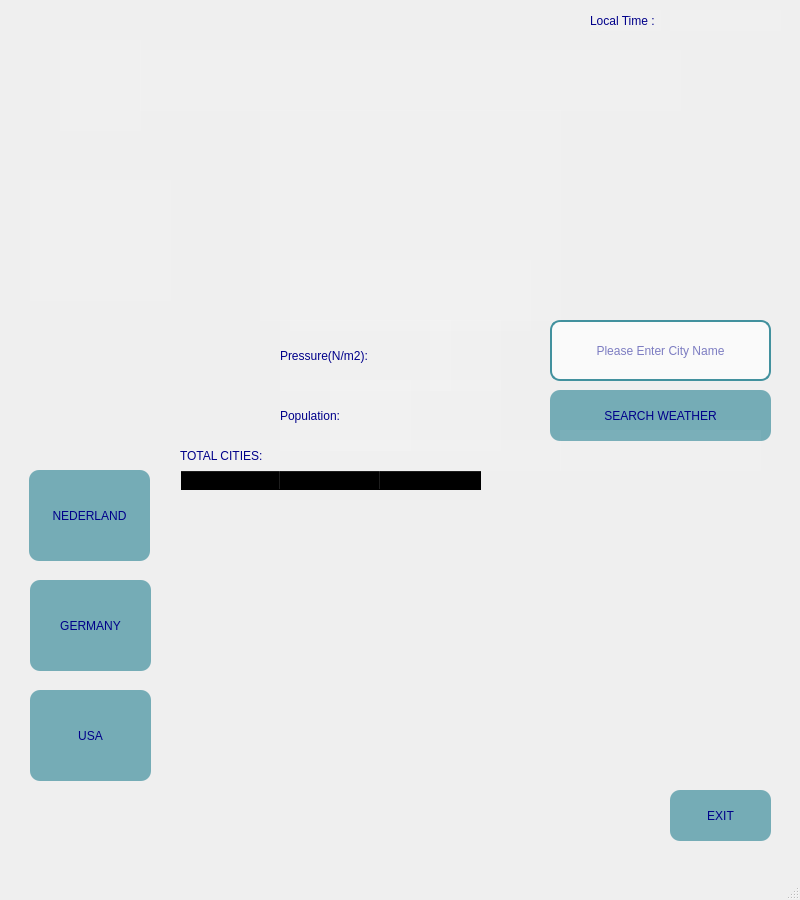
<?xml version="1.0" encoding="UTF-8"?>
<ui version="4.0">
 <class>MainWindow</class>
 <widget class="QMainWindow" name="MainWindow">
  <property name="geometry">
   <rect>
    <x>0</x>
    <y>0</y>
    <width>800</width>
    <height>900</height>
   </rect>
  </property>
  <property name="minimumSize">
   <size>
    <width>800</width>
    <height>900</height>
   </size>
  </property>
  <property name="maximumSize">
   <size>
    <width>141</width>
    <height>900</height>
   </size>
  </property>
  <property name="windowTitle">
   <string>MainWindow</string>
  </property>
  <property name="styleSheet">
   <string notr="true"/>
  </property>
  <widget class="QWidget" name="centralwidget">
   <widget class="QPushButton" name="but_nl">
    <property name="geometry">
     <rect>
      <x>29</x>
      <y>470</y>
      <width>121</width>
      <height>91</height>
     </rect>
    </property>
    <property name="styleSheet">
     <string notr="true">color: rgb(0, 0, 138);
background-color: rgb(66, 145, 158, 180);
font: 87 10pt &quot;Segoe UI Black&quot;;
border-radius: 10px;


</string>
    </property>
    <property name="text">
     <string>NEDERLAND</string>
    </property>
   </widget>
   <widget class="QPushButton" name="but_usa">
    <property name="geometry">
     <rect>
      <x>30</x>
      <y>690</y>
      <width>121</width>
      <height>91</height>
     </rect>
    </property>
    <property name="styleSheet">
     <string notr="true">color: rgb(0, 0, 138);
background-color: rgb(66, 145, 158, 180);
font: 87 10pt &quot;Segoe UI Black&quot;;
border-radius: 10px;
</string>
    </property>
    <property name="text">
     <string>USA</string>
    </property>
   </widget>
   <widget class="QPushButton" name="but_gr">
    <property name="geometry">
     <rect>
      <x>30</x>
      <y>580</y>
      <width>121</width>
      <height>91</height>
     </rect>
    </property>
    <property name="styleSheet">
     <string notr="true">color: rgb(0, 0, 138);
background-color: rgb(66, 145, 158, 180);
font: 87 10pt &quot;Segoe UI Black&quot;;
border-radius: 10px;
</string>
    </property>
    <property name="text">
     <string>GERMANY</string>
    </property>
   </widget>
   <widget class="QTableWidget" name="table_cities">
    <property name="geometry">
     <rect>
      <x>180</x>
      <y>470</y>
      <width>591</width>
      <height>311</height>
     </rect>
    </property>
    <property name="styleSheet">
     <string notr="true">background-color: transparent;
</string>
    </property>
    <property name="showGrid">
     <bool>false</bool>
    </property>
    <property name="gridStyle">
     <enum>Qt::SolidLine</enum>
    </property>
    <column>
     <property name="text">
      <string>CITY</string>
     </property>
     <property name="font">
      <font>
       <pointsize>10</pointsize>
       <weight>75</weight>
       <bold>true</bold>
      </font>
     </property>
    </column>
    <column>
     <property name="text">
      <string>POPULATION</string>
     </property>
     <property name="font">
      <font>
       <pointsize>10</pointsize>
       <weight>75</weight>
       <bold>true</bold>
      </font>
     </property>
    </column>
    <column>
     <property name="text">
      <string>REGION</string>
     </property>
     <property name="font">
      <font>
       <family>MS Shell Dlg 2</family>
       <pointsize>10</pointsize>
       <weight>75</weight>
       <bold>true</bold>
      </font>
     </property>
    </column>
   </widget>
   <widget class="QLineEdit" name="li_city">
    <property name="geometry">
     <rect>
      <x>550</x>
      <y>320</y>
      <width>221</width>
      <height>61</height>
     </rect>
    </property>
    <property name="styleSheet">
     <string notr="true">color: rgb(0, 0, 138);
background-color: rgb(255, 255, 255, 180);
font: 75 9pt &quot;MS Shell Dlg 2&quot;;
border-radius: 10px;
border: 2px solid rgb(66, 145, 158);</string>
    </property>
    <property name="text">
     <string/>
    </property>
    <property name="frame">
     <bool>false</bool>
    </property>
    <property name="echoMode">
     <enum>QLineEdit::Normal</enum>
    </property>
    <property name="alignment">
     <set>Qt::AlignCenter</set>
    </property>
    <property name="placeholderText">
     <string>Please Enter City Name</string>
    </property>
   </widget>
   <widget class="QPushButton" name="but_search">
    <property name="geometry">
     <rect>
      <x>550</x>
      <y>390</y>
      <width>221</width>
      <height>51</height>
     </rect>
    </property>
    <property name="styleSheet">
     <string notr="true">color: rgb(0, 0, 138);
background-color: rgb(66, 145, 158, 180);
font: 87 10pt &quot;Segoe UI Black&quot;;
border-radius: 10px;
</string>
    </property>
    <property name="text">
     <string>SEARCH WEATHER</string>
    </property>
   </widget>
   <widget class="QLabel" name="la_description">
    <property name="geometry">
     <rect>
      <x>290</x>
      <y>260</y>
      <width>241</width>
      <height>71</height>
     </rect>
    </property>
    <property name="styleSheet">
     <string notr="true">color: rgb(0, 0, 138);
background-color: rgb(255, 255, 255, 10);
font: 75 16pt &quot;MS Shell Dlg 2&quot;;</string>
    </property>
    <property name="text">
     <string/>
    </property>
    <property name="alignment">
     <set>Qt::AlignCenter</set>
    </property>
   </widget>
   <widget class="QLabel" name="la_temperature">
    <property name="geometry">
     <rect>
      <x>260</x>
      <y>110</y>
      <width>301</width>
      <height>211</height>
     </rect>
    </property>
    <property name="styleSheet">
     <string notr="true">color: rgb(0, 0, 138);
background-color: rgb(255, 255, 255, 10);
font: 75 66pt &quot;MS Shell Dlg 2&quot;;</string>
    </property>
    <property name="frameShadow">
     <enum>QFrame::Plain</enum>
    </property>
    <property name="text">
     <string/>
    </property>
    <property name="scaledContents">
     <bool>false</bool>
    </property>
    <property name="alignment">
     <set>Qt::AlignCenter</set>
    </property>
   </widget>
   <widget class="QLabel" name="la_city">
    <property name="geometry">
     <rect>
      <x>140</x>
      <y>50</y>
      <width>541</width>
      <height>61</height>
     </rect>
    </property>
    <property name="styleSheet">
     <string notr="true">color: rgb(0, 0, 138);
background-color: rgb(255, 255, 255, 10);
font: 75 20pt &quot;MS Shell Dlg 2&quot;;</string>
    </property>
    <property name="text">
     <string/>
    </property>
    <property name="alignment">
     <set>Qt::AlignCenter</set>
    </property>
   </widget>
   <widget class="QLabel" name="la_country">
    <property name="geometry">
     <rect>
      <x>60</x>
      <y>40</y>
      <width>81</width>
      <height>91</height>
     </rect>
    </property>
    <property name="styleSheet">
     <string notr="true">color: rgb(0, 0, 138);
background-color: rgb(255, 255, 255, 10);
font: 75 20pt &quot;MS Shell Dlg 2&quot;;</string>
    </property>
    <property name="text">
     <string/>
    </property>
    <property name="alignment">
     <set>Qt::AlignLeading|Qt::AlignLeft|Qt::AlignVCenter</set>
    </property>
   </widget>
   <widget class="QLabel" name="la_region">
    <property name="geometry">
     <rect>
      <x>30</x>
      <y>180</y>
      <width>141</width>
      <height>121</height>
     </rect>
    </property>
    <property name="maximumSize">
     <size>
      <width>141</width>
      <height>121</height>
     </size>
    </property>
    <property name="styleSheet">
     <string notr="true">
color: rgb(0, 0, 91);
background-color: rgb(255, 255, 255, 10);
font: 75 16pt &quot;MS Shell Dlg 2&quot;;</string>
    </property>
    <property name="text">
     <string/>
    </property>
    <property name="textFormat">
     <enum>Qt::AutoText</enum>
    </property>
    <property name="scaledContents">
     <bool>false</bool>
    </property>
   </widget>
   <widget class="QLabel" name="la_population">
    <property name="geometry">
     <rect>
      <x>330</x>
      <y>380</y>
      <width>171</width>
      <height>71</height>
     </rect>
    </property>
    <property name="styleSheet">
     <string notr="true">color: rgb(0, 0, 138);
background-color: rgb(255, 255, 255, 10);
font: 87 10pt &quot;Segoe UI Black&quot;;</string>
    </property>
    <property name="text">
     <string/>
    </property>
    <property name="alignment">
     <set>Qt::AlignRight|Qt::AlignTrailing|Qt::AlignVCenter</set>
    </property>
   </widget>
   <widget class="QLabel" name="la_pressure">
    <property name="geometry">
     <rect>
      <x>430</x>
      <y>320</y>
      <width>71</width>
      <height>71</height>
     </rect>
    </property>
    <property name="styleSheet">
     <string notr="true">color: rgb(0, 0, 138);
background-color: rgb(255, 255, 255, 10);
font: 87 10pt &quot;Segoe UI Black&quot;;</string>
    </property>
    <property name="text">
     <string/>
    </property>
    <property name="alignment">
     <set>Qt::AlignRight|Qt::AlignTrailing|Qt::AlignVCenter</set>
    </property>
   </widget>
   <widget class="QLabel" name="la_pressure_lbl">
    <property name="geometry">
     <rect>
      <x>280</x>
      <y>320</y>
      <width>171</width>
      <height>71</height>
     </rect>
    </property>
    <property name="styleSheet">
     <string notr="true">background-color: rgb(255, 255, 255, 10);
font: 87 10pt &quot;Segoe UI Black&quot;;
color: rgb(0, 0, 138);

</string>
    </property>
    <property name="text">
     <string>Pressure(N/m2):</string>
    </property>
    <property name="alignment">
     <set>Qt::AlignLeading|Qt::AlignLeft|Qt::AlignVCenter</set>
    </property>
   </widget>
   <widget class="QLabel" name="la_population_lbl">
    <property name="geometry">
     <rect>
      <x>280</x>
      <y>380</y>
      <width>131</width>
      <height>71</height>
     </rect>
    </property>
    <property name="styleSheet">
     <string notr="true">background-color: rgb(255, 255, 255, 10);
font: 87 10pt &quot;Segoe UI Black&quot;;
color: rgb(0, 0, 138);
</string>
    </property>
    <property name="text">
     <string>Population:</string>
    </property>
   </widget>
   <widget class="QLabel" name="la_time">
    <property name="geometry">
     <rect>
      <x>590</x>
      <y>10</y>
      <width>71</width>
      <height>21</height>
     </rect>
    </property>
    <property name="styleSheet">
     <string notr="true">background-color: rgb(255, 255, 255, 10);
font: 75 10pt &quot;MS Shell Dlg 2&quot;;
color: rgb(0, 0, 138);</string>
    </property>
    <property name="text">
     <string>Local Time :</string>
    </property>
   </widget>
   <widget class="QLabel" name="label">
    <property name="geometry">
     <rect>
      <x>670</x>
      <y>10</y>
      <width>111</width>
      <height>21</height>
     </rect>
    </property>
    <property name="styleSheet">
     <string notr="true">background-color: rgb(255, 255, 255, 10);
font: 75 10pt &quot;MS Shell Dlg 2&quot;;
color: rgb(0, 0, 138);</string>
    </property>
    <property name="text">
     <string/>
    </property>
   </widget>
   <widget class="QLabel" name="la_hata">
    <property name="geometry">
     <rect>
      <x>560</x>
      <y>430</y>
      <width>201</width>
      <height>41</height>
     </rect>
    </property>
    <property name="styleSheet">
     <string notr="true">color: rgb(0, 0, 138);
background-color: rgb(255, 255, 255, 10);
font: 75 8pt &quot;MS Shell Dlg 2&quot;;</string>
    </property>
    <property name="text">
     <string/>
    </property>
   </widget>
   <widget class="QLabel" name="la_icon">
    <property name="geometry">
     <rect>
      <x>620</x>
      <y>160</y>
      <width>131</width>
      <height>121</height>
     </rect>
    </property>
    <property name="text">
     <string/>
    </property>
    <property name="scaledContents">
     <bool>true</bool>
    </property>
    <property name="alignment">
     <set>Qt::AlignJustify|Qt::AlignVCenter</set>
    </property>
   </widget>
   <widget class="QPushButton" name="but_exit">
    <property name="geometry">
     <rect>
      <x>670</x>
      <y>790</y>
      <width>101</width>
      <height>51</height>
     </rect>
    </property>
    <property name="styleSheet">
     <string notr="true">color: rgb(0, 0, 138);
background-color: rgb(66, 145, 158, 180);
font: 87 10pt &quot;Segoe UI Black&quot;;
border-radius: 10px;
</string>
    </property>
    <property name="text">
     <string>EXIT</string>
    </property>
   </widget>
   <widget class="QLabel" name="la_total">
    <property name="geometry">
     <rect>
      <x>180</x>
      <y>440</y>
      <width>381</width>
      <height>31</height>
     </rect>
    </property>
    <property name="styleSheet">
     <string notr="true">background-color: rgb(255, 255, 255, 10);
font: 75 10pt &quot;MS Shell Dlg 2&quot;;
color: rgb(0, 0, 138);
</string>
    </property>
    <property name="text">
     <string>TOTAL CITIES:</string>
    </property>
   </widget>
  </widget>
  <widget class="QMenuBar" name="menubar">
   <property name="geometry">
    <rect>
     <x>0</x>
     <y>0</y>
     <width>800</width>
     <height>21</height>
    </rect>
   </property>
  </widget>
  <widget class="QStatusBar" name="statusbar"/>
 </widget>
 <resources/>
 <connections>
  <connection>
   <sender>but_exit</sender>
   <signal>clicked()</signal>
   <receiver>MainWindow</receiver>
   <slot>close()</slot>
   <hints>
    <hint type="sourcelabel">
     <x>664</x>
     <y>511</y>
    </hint>
    <hint type="destinationlabel">
     <x>667</x>
     <y>609</y>
    </hint>
   </hints>
  </connection>
 </connections>
</ui>
